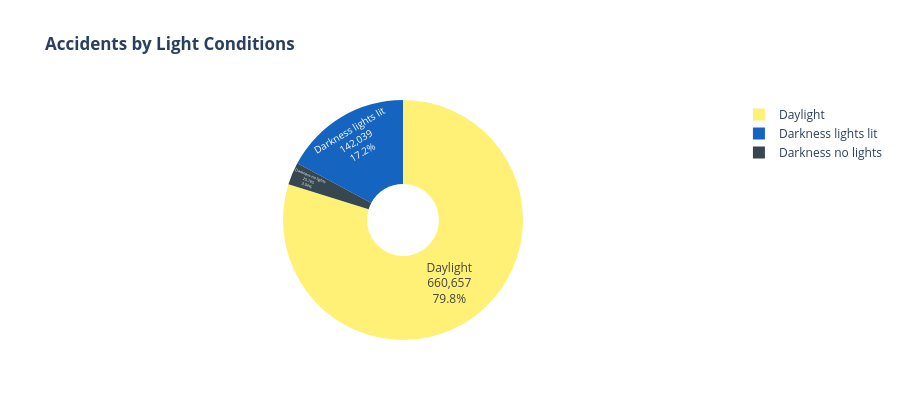

Notebook code for this chart:
### Code cell
lc = df['Light_conditions'].value_counts()

fig = px.pie(
    values=lc.values, names=lc.index,
    title='<b>Accidents by Light Conditions</b>',
    color_discrete_sequence=['#FFF176','#1565C0','#37474F'],
    template='plotly_white',
    hole=0.3
)
fig.update_traces(textposition='inside', textinfo='percent+label+value')
fig.update_layout(height=420)
fig.show()

### Figure 1 — Plotly figure (JSON) as saved in the notebook; plotly's stock layout.template omitted (floating-point values rounded to 4 significant figures)
{"data": [{"domain": {"x": [0, 1], "y": [0, 1]}, "hole": 0.3, "hovertemplate": "label=%{label}<br>value=%{value}<extra></extra>", "labels": ["Daylight", "Darkness lights lit", "Darkness no lights"], "legendgroup": "", "name": "", "showlegend": true, "textinfo": "percent+label+value", "textposition": "inside", "type": "pie", "values": [660657, 142039, 25165]}], "layout": {"height": 420, "legend": {"tracegroupgap": 0}, "piecolorway": ["#FFF176", "#1565C0", "#37474F"], "title": {"text": "<b>Accidents by Light Conditions</b>"}}}
